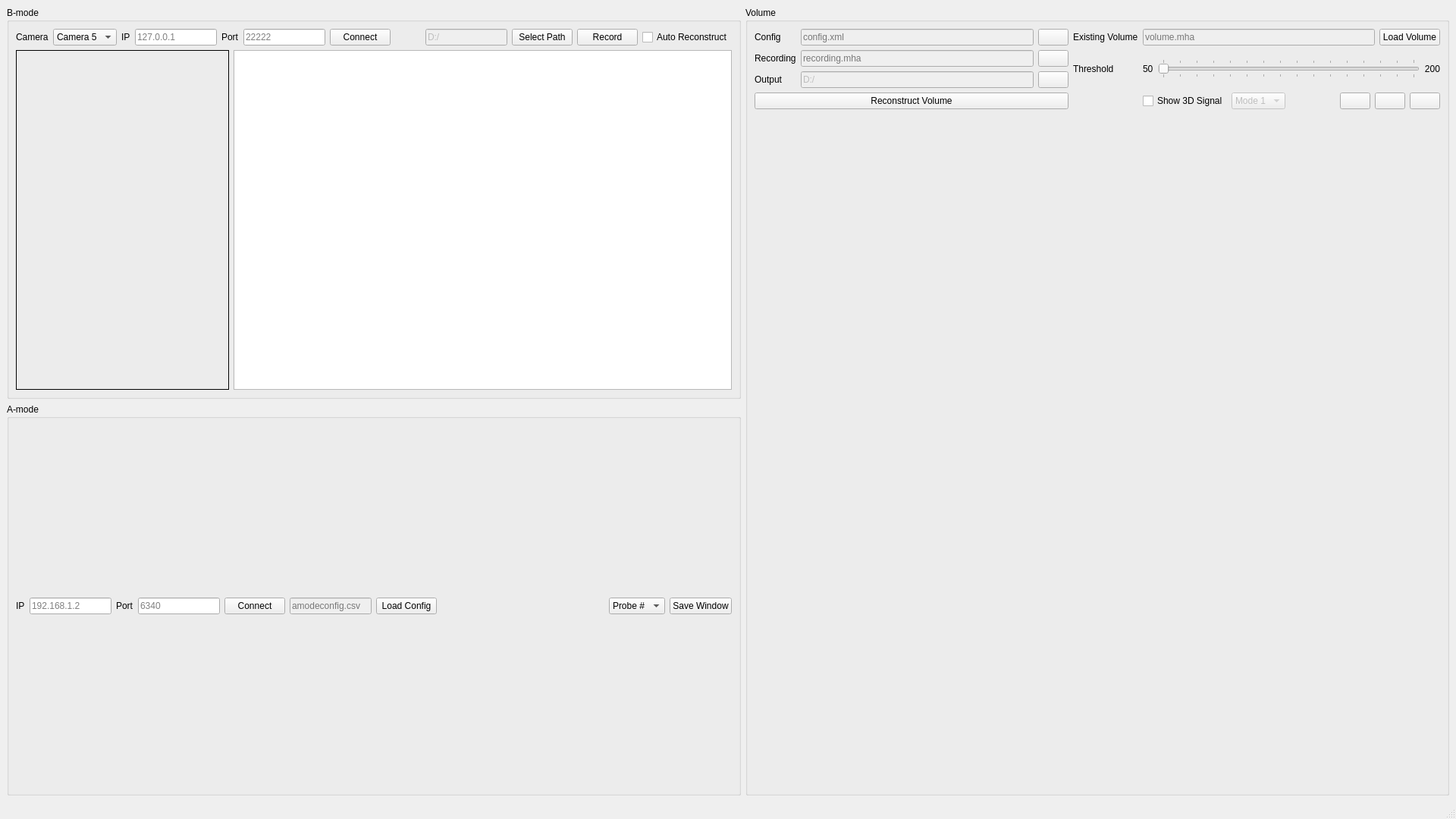
<?xml version="1.0" encoding="UTF-8"?>
<ui version="4.0">
 <class>MainWindow</class>
 <widget class="QMainWindow" name="MainWindow">
  <property name="geometry">
   <rect>
    <x>0</x>
    <y>0</y>
    <width>1920</width>
    <height>1080</height>
   </rect>
  </property>
  <property name="windowTitle">
   <string>A-mode Navigation</string>
  </property>
  <widget class="QWidget" name="centralwidget">
   <layout class="QGridLayout" name="gridLayout_2">
    <item row="0" column="0">
     <layout class="QGridLayout" name="gridLayout" rowstretch="1,1" columnstretch="0,0">
      <item row="0" column="1" rowspan="2">
       <widget class="QGroupBox" name="groupBox_volume">
        <property name="title">
         <string>Volume</string>
        </property>
        <layout class="QVBoxLayout" name="verticalLayout_2">
         <item>
          <layout class="QVBoxLayout" name="layout_volume" stretch="0,1">
           <item>
            <layout class="QGridLayout" name="horizontalLayout_volumeMenu">
             <item row="0" column="1">
              <widget class="QLineEdit" name="lineEdit_volumeConfig">
               <property name="enabled">
                <bool>false</bool>
               </property>
               <property name="placeholderText">
                <string>config.xml</string>
               </property>
              </widget>
             </item>
             <item row="0" column="0">
              <widget class="QLabel" name="label_volumeConfig">
               <property name="text">
                <string>Config</string>
               </property>
              </widget>
             </item>
             <item row="0" column="4">
              <widget class="QLineEdit" name="lineEdit_volumeSource">
               <property name="enabled">
                <bool>false</bool>
               </property>
               <property name="placeholderText">
                <string>volume.mha</string>
               </property>
              </widget>
             </item>
             <item row="1" column="2">
              <widget class="QPushButton" name="pushButton_volumeBrowseRecording">
               <property name="text">
                <string/>
               </property>
               <property name="icon">
                <iconset theme="document-open"/>
               </property>
              </widget>
             </item>
             <item row="3" column="0" colspan="3">
              <widget class="QPushButton" name="pushButton_volumeReconstruct">
               <property name="text">
                <string>Reconstruct Volume</string>
               </property>
              </widget>
             </item>
             <item row="0" column="5">
              <widget class="QPushButton" name="pushButton_volumeLoad">
               <property name="text">
                <string>Load Volume</string>
               </property>
               <property name="icon">
                <iconset theme="document-open"/>
               </property>
              </widget>
             </item>
             <item row="2" column="1">
              <widget class="QLineEdit" name="lineEdit_volumeOutput">
               <property name="enabled">
                <bool>false</bool>
               </property>
               <property name="text">
                <string>D:/</string>
               </property>
              </widget>
             </item>
             <item row="2" column="2">
              <widget class="QPushButton" name="pushButton_volumeBrowseOutput">
               <property name="text">
                <string/>
               </property>
               <property name="icon">
                <iconset theme="folder-open"/>
               </property>
              </widget>
             </item>
             <item row="0" column="3">
              <widget class="QLabel" name="label_volumeExisting">
               <property name="text">
                <string>Existing Volume</string>
               </property>
              </widget>
             </item>
             <item row="1" column="1">
              <widget class="QLineEdit" name="lineEdit_volumeRecording">
               <property name="enabled">
                <bool>false</bool>
               </property>
               <property name="placeholderText">
                <string>recording.mha</string>
               </property>
              </widget>
             </item>
             <item row="2" column="0">
              <widget class="QLabel" name="label_volumeOutput">
               <property name="text">
                <string>Output</string>
               </property>
              </widget>
             </item>
             <item row="0" column="2">
              <widget class="QPushButton" name="pushButton_volumeBrowseConfig">
               <property name="text">
                <string/>
               </property>
               <property name="icon">
                <iconset theme="document-open"/>
               </property>
              </widget>
             </item>
             <item row="1" column="0">
              <widget class="QLabel" name="label_volumeRecording">
               <property name="text">
                <string>Recording</string>
               </property>
              </widget>
             </item>
             <item row="1" column="4" rowspan="2" colspan="2">
              <layout class="QHBoxLayout" name="horizontalLayout_2">
               <item>
                <widget class="QLabel" name="label_volumePixelValMin">
                 <property name="text">
                  <string>50</string>
                 </property>
                </widget>
               </item>
               <item>
                <widget class="QSlider" name="horizontalSlider_volumeThreshold">
                 <property name="minimum">
                  <number>50</number>
                 </property>
                 <property name="maximum">
                  <number>200</number>
                 </property>
                 <property name="orientation">
                  <enum>Qt::Horizontal</enum>
                 </property>
                 <property name="tickPosition">
                  <enum>QSlider::TicksBothSides</enum>
                 </property>
                </widget>
               </item>
               <item>
                <widget class="QLabel" name="label_volumePixelValMax">
                 <property name="text">
                  <string>200</string>
                 </property>
                 <property name="alignment">
                  <set>Qt::AlignRight|Qt::AlignTrailing|Qt::AlignVCenter</set>
                 </property>
                </widget>
               </item>
              </layout>
             </item>
             <item row="1" column="3" rowspan="2">
              <widget class="QLabel" name="label_volumeThreshold">
               <property name="text">
                <string>Threshold</string>
               </property>
              </widget>
             </item>
             <item row="3" column="4" colspan="2">
              <layout class="QHBoxLayout" name="horizontalLayout">
               <item>
                <widget class="QCheckBox" name="checkBox_volumeShow3DSignal">
                 <property name="text">
                  <string>Show 3D Signal</string>
                 </property>
                </widget>
               </item>
               <item>
                <widget class="QComboBox" name="comboBox_volume3DSignalMode">
                 <property name="enabled">
                  <bool>false</bool>
                 </property>
                 <item>
                  <property name="text">
                   <string>Mode 1</string>
                  </property>
                 </item>
                 <item>
                  <property name="text">
                   <string>Mode 2</string>
                  </property>
                 </item>
                 <item>
                  <property name="text">
                   <string>Mode 4</string>
                  </property>
                 </item>
                </widget>
               </item>
               <item>
                <spacer name="horizontalSpacer_3">
                 <property name="orientation">
                  <enum>Qt::Horizontal</enum>
                 </property>
                 <property name="sizeHint" stdset="0">
                  <size>
                   <width>40</width>
                   <height>20</height>
                  </size>
                 </property>
                </spacer>
               </item>
               <item>
                <widget class="QPushButton" name="pushButton">
                 <property name="text">
                  <string/>
                 </property>
                 <property name="icon">
                  <iconset theme="dialog-information"/>
                 </property>
                </widget>
               </item>
               <item>
                <widget class="QPushButton" name="pushButton_2">
                 <property name="text">
                  <string/>
                 </property>
                 <property name="icon">
                  <iconset theme="zoom-in"/>
                 </property>
                </widget>
               </item>
               <item>
                <widget class="QPushButton" name="pushButton_3">
                 <property name="text">
                  <string/>
                 </property>
                 <property name="icon">
                  <iconset theme="zoom-out"/>
                 </property>
                </widget>
               </item>
              </layout>
             </item>
            </layout>
           </item>
           <item>
            <spacer name="verticalSpacer_volume">
             <property name="orientation">
              <enum>Qt::Vertical</enum>
             </property>
             <property name="sizeHint" stdset="0">
              <size>
               <width>20</width>
               <height>40</height>
              </size>
             </property>
            </spacer>
           </item>
          </layout>
         </item>
        </layout>
       </widget>
      </item>
      <item row="0" column="0">
       <widget class="QGroupBox" name="groupBox_Bmode2D">
        <property name="title">
         <string>B-mode</string>
        </property>
        <layout class="QVBoxLayout" name="verticalLayout_3">
         <item>
          <layout class="QVBoxLayout" name="layout_Bmode2D" stretch="0,0">
           <property name="sizeConstraint">
            <enum>QLayout::SetMaximumSize</enum>
           </property>
           <item>
            <layout class="QHBoxLayout" name="layout_Bmode2D3D_menu" stretch="0,0,0,0,0,0,0,1,0,0,0,0">
             <property name="sizeConstraint">
              <enum>QLayout::SetFixedSize</enum>
             </property>
             <item>
              <widget class="QLabel" name="label_4">
               <property name="text">
                <string>Camera</string>
               </property>
              </widget>
             </item>
             <item>
              <widget class="QComboBox" name="comboBox_camera">
               <property name="sizePolicy">
                <sizepolicy hsizetype="Preferred" vsizetype="Fixed">
                 <horstretch>0</horstretch>
                 <verstretch>0</verstretch>
                </sizepolicy>
               </property>
               <property name="currentIndex">
                <number>4</number>
               </property>
               <item>
                <property name="text">
                 <string>Camera 1</string>
                </property>
               </item>
               <item>
                <property name="text">
                 <string>Camera 2</string>
                </property>
               </item>
               <item>
                <property name="text">
                 <string>Camera 3</string>
                </property>
               </item>
               <item>
                <property name="text">
                 <string>Camera 4</string>
                </property>
               </item>
               <item>
                <property name="text">
                 <string>Camera 5</string>
                </property>
               </item>
              </widget>
             </item>
             <item>
              <widget class="QLabel" name="label_qualisysIP">
               <property name="text">
                <string>IP</string>
               </property>
              </widget>
             </item>
             <item>
              <widget class="QLineEdit" name="lineEdit_qualisysIP">
               <property name="placeholderText">
                <string>127.0.0.1</string>
               </property>
              </widget>
             </item>
             <item>
              <widget class="QLabel" name="label_qualisysPort">
               <property name="text">
                <string>Port</string>
               </property>
              </widget>
             </item>
             <item>
              <widget class="QLineEdit" name="lineEdit_qualisysPort">
               <property name="placeholderText">
                <string>22222</string>
               </property>
              </widget>
             </item>
             <item>
              <widget class="QPushButton" name="pushButton_bmode2d3d">
               <property name="text">
                <string>Connect</string>
               </property>
               <property name="icon">
                <iconset theme="network-wired"/>
               </property>
              </widget>
             </item>
             <item>
              <spacer name="horizontalSpacer_2">
               <property name="orientation">
                <enum>Qt::Horizontal</enum>
               </property>
               <property name="sizeHint" stdset="0">
                <size>
                 <width>40</width>
                 <height>20</height>
                </size>
               </property>
              </spacer>
             </item>
             <item>
              <widget class="QLineEdit" name="lineEdit_mhaPath">
               <property name="enabled">
                <bool>false</bool>
               </property>
               <property name="text">
                <string>D:/</string>
               </property>
               <property name="placeholderText">
                <string/>
               </property>
              </widget>
             </item>
             <item>
              <widget class="QPushButton" name="pushButton_mhaPath">
               <property name="text">
                <string>Select Path</string>
               </property>
               <property name="icon">
                <iconset theme="folder-open"/>
               </property>
              </widget>
             </item>
             <item>
              <widget class="QPushButton" name="pushButton_mhaRecord">
               <property name="text">
                <string>Record</string>
               </property>
               <property name="icon">
                <iconset theme="media-record"/>
               </property>
              </widget>
             </item>
             <item>
              <widget class="QCheckBox" name="checkBox_autoReconstruct">
               <property name="text">
                <string>Auto Reconstruct</string>
               </property>
              </widget>
             </item>
            </layout>
           </item>
           <item>
            <layout class="QHBoxLayout" name="layout_Bmode2D3D_content" stretch="3,7">
             <item>
              <widget class="QLabel" name="label_imageDisplay">
               <property name="autoFillBackground">
                <bool>false</bool>
               </property>
               <property name="styleSheet">
                <string notr="true">QLabel {
    border: 1px solid black;
}
</string>
               </property>
               <property name="text">
                <string/>
               </property>
               <property name="alignment">
                <set>Qt::AlignHCenter|Qt::AlignTop</set>
               </property>
              </widget>
             </item>
             <item>
              <widget class="QTextEdit" name="textEdit_qualisysLog">
               <property name="font">
                <font>
                 <pointsize>6</pointsize>
                </font>
               </property>
               <property name="readOnly">
                <bool>true</bool>
               </property>
              </widget>
             </item>
            </layout>
           </item>
          </layout>
         </item>
        </layout>
       </widget>
      </item>
      <item row="1" column="0">
       <widget class="QGroupBox" name="groupBox_Amode">
        <property name="title">
         <string>A-mode</string>
        </property>
        <layout class="QVBoxLayout" name="verticalLayout_6">
         <item>
          <layout class="QVBoxLayout" name="layout_Amode" stretch="0,1">
           <item>
            <layout class="QHBoxLayout" name="layout_Amode_menu" stretch="0,0,0,0,0,0,0,3,1,0">
             <item>
              <widget class="QLabel" name="label">
               <property name="text">
                <string>IP</string>
               </property>
              </widget>
             </item>
             <item>
              <widget class="QLineEdit" name="lineEdit_amodeIP">
               <property name="placeholderText">
                <string>192.168.1.2</string>
               </property>
              </widget>
             </item>
             <item>
              <widget class="QLabel" name="label_2">
               <property name="text">
                <string>Port</string>
               </property>
              </widget>
             </item>
             <item>
              <widget class="QLineEdit" name="lineEdit_amodePort">
               <property name="placeholderText">
                <string>6340</string>
               </property>
              </widget>
             </item>
             <item>
              <widget class="QPushButton" name="pushButton_amodeConnect">
               <property name="enabled">
                <bool>true</bool>
               </property>
               <property name="text">
                <string>Connect</string>
               </property>
               <property name="icon">
                <iconset theme="network-wired"/>
               </property>
              </widget>
             </item>
             <item>
              <widget class="QLineEdit" name="lineEdit_amodeConfig">
               <property name="enabled">
                <bool>false</bool>
               </property>
               <property name="readOnly">
                <bool>true</bool>
               </property>
               <property name="placeholderText">
                <string>amodeconfig.csv</string>
               </property>
              </widget>
             </item>
             <item>
              <widget class="QPushButton" name="pushButton_amodeConfig">
               <property name="text">
                <string>Load Config</string>
               </property>
               <property name="icon">
                <iconset theme="document-open"/>
               </property>
              </widget>
             </item>
             <item>
              <spacer name="horizontalSpacer">
               <property name="orientation">
                <enum>Qt::Horizontal</enum>
               </property>
               <property name="sizeHint" stdset="0">
                <size>
                 <width>40</width>
                 <height>20</height>
                </size>
               </property>
              </spacer>
             </item>
             <item>
              <widget class="QComboBox" name="comboBox_amodeNumber">
               <item>
                <property name="text">
                 <string>Probe #</string>
                </property>
               </item>
              </widget>
             </item>
             <item>
              <widget class="QPushButton" name="pushButton_amodeWindow">
               <property name="text">
                <string>Save Window</string>
               </property>
              </widget>
             </item>
            </layout>
           </item>
           <item>
            <layout class="QGridLayout" name="gridLayout_amodeSignals"/>
           </item>
          </layout>
         </item>
        </layout>
       </widget>
      </item>
     </layout>
    </item>
   </layout>
  </widget>
  <widget class="QMenuBar" name="menubar">
   <property name="geometry">
    <rect>
     <x>0</x>
     <y>0</y>
     <width>1920</width>
     <height>22</height>
    </rect>
   </property>
  </widget>
  <widget class="QStatusBar" name="statusbar"/>
 </widget>
 <resources/>
 <connections/>
</ui>
